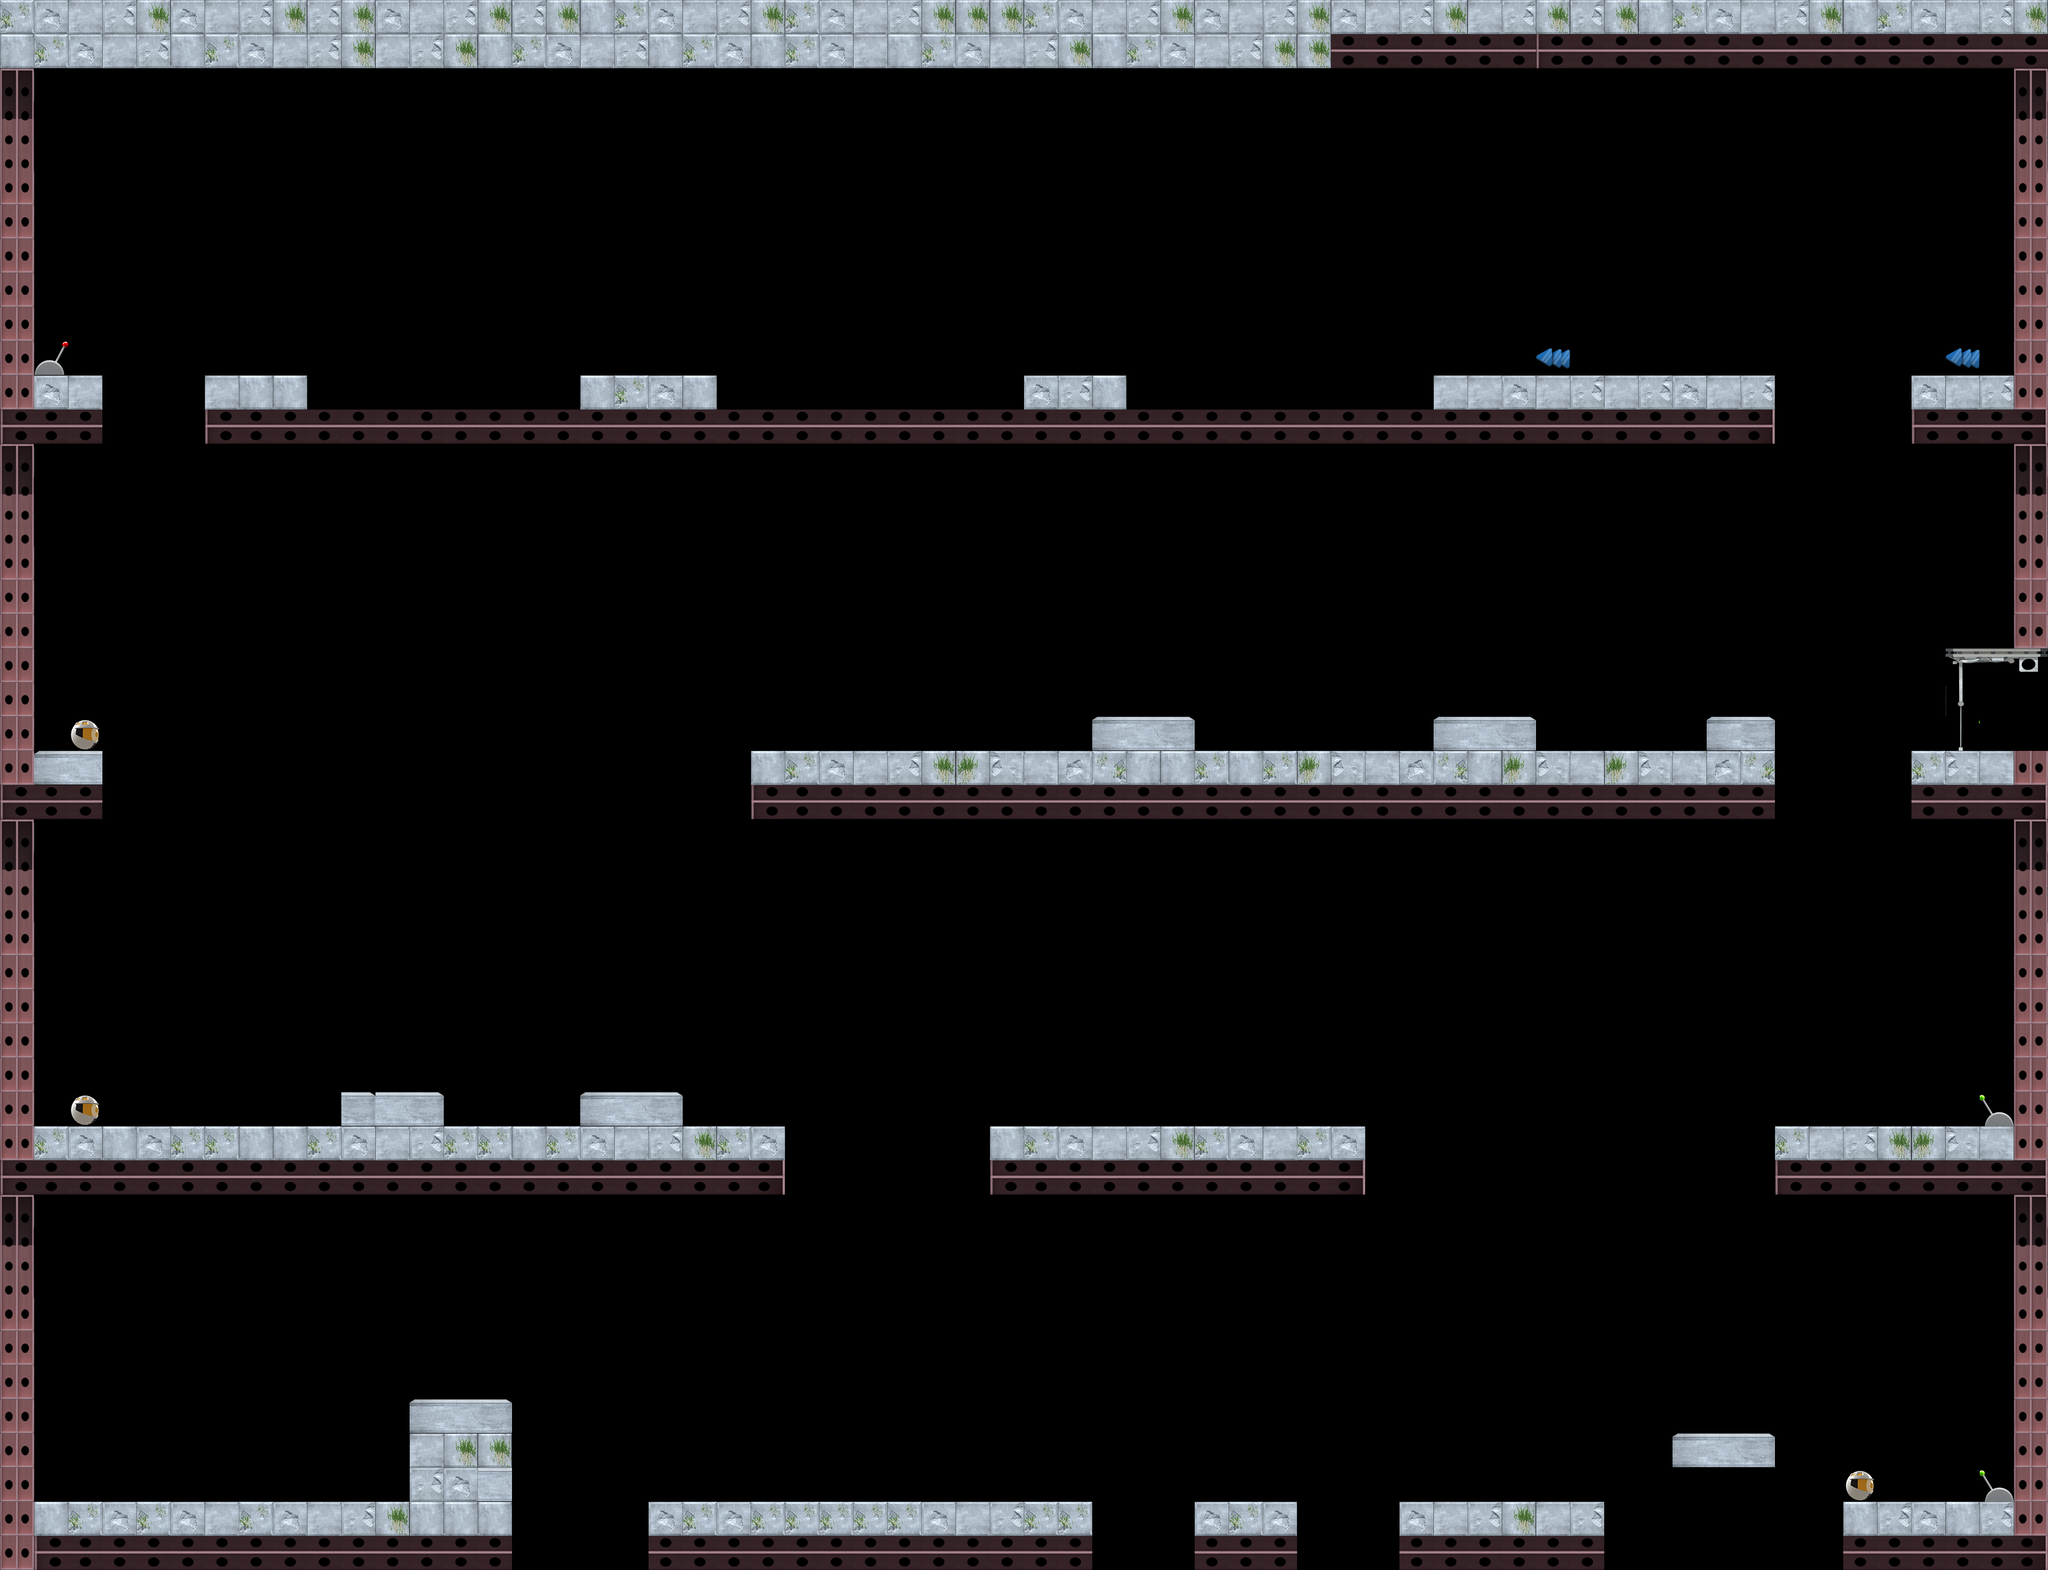

A 2D game scene composited from a Tiled map and its tileset images. What follows is a short description and the map's XML, with each tile layer's data collapsed to a summary:
An orthogonal 60x46 tile map with 64x64 px tiles, 6 tile layers (Arquitectura, Puerta, Recolectables, AparecerPlataforma, ...).

<map version="1.0" orientation="orthogonal" renderorder="left-down" width="60" height="46" tilewidth="64" tileheight="64" nextobjectid="1">
 <tileset firstgid="1" name="Tilesv3" tilewidth="64" tileheight="64" tilecount="50" columns="10">
  <image source="Tilesv3.png" trans="ff00ff" width="640" height="320" />
  <tile id="0">
   <properties>
    <property name="body" value="piso" />
   </properties>
  </tile>
  <tile id="1">
   <properties>
    <property name="body" value="piso" />
   </properties>
  </tile>
  <tile id="2">
   <properties>
    <property name="body" value="piso" />
   </properties>
  </tile>
  <tile id="3">
   <properties>
    <property name="body" value="piso" />
   </properties>
  </tile>
  <tile id="4">
   <properties>
    <property name="body" value="piso" />
   </properties>
  </tile>
  <tile id="5">
   <properties>
    <property name="body" value="piso" />
   </properties>
  </tile>
  <tile id="7">
   <properties>
    <property name="tipo" value="puerta" />
   </properties>
  </tile>
  <tile id="8">
   <properties>
    <property name="tipo" value="puerta" />
   </properties>
  </tile>
  <tile id="9">
   <properties>
    <property name="tipo" value="puerta" />
   </properties>
  </tile>
  <tile id="10">
   <properties>
    <property name="body" value="columna" />
   </properties>
  </tile>
  <tile id="11">
   <properties>
    <property name="body" value="columna" />
   </properties>
  </tile>
  <tile id="12">
   <properties>
    <property name="body" value="columna" />
   </properties>
  </tile>
  <tile id="13">
   <properties>
    <property name="body" value="columna" />
   </properties>
  </tile>
  <tile id="14">
   <properties>
    <property name="body" value="piso" />
   </properties>
  </tile>
  <tile id="15">
   <properties>
    <property name="body" value="piso" />
   </properties>
  </tile>
  <tile id="16">
   <properties>
    <property name="body" value="piso" />
   </properties>
  </tile>
  <tile id="17">
   <properties>
    <property name="tipo" value="puerta" />
   </properties>
  </tile>
  <tile id="18">
   <properties>
    <property name="tipo" value="correr" />
   </properties>
  </tile>
  <tile id="19">
   <properties>
    <property name="tipo" value="miniVi" />
   </properties>
  </tile>
  <tile id="20">
   <properties>
    <property name="body" value="columna" />
   </properties>
  </tile>
  <tile id="21">
   <properties>
    <property name="body" value="columna" />
   </properties>
  </tile>
  <tile id="22">
   <properties>
    <property name="body" value="columna" />
   </properties>
  </tile>
  <tile id="23">
   <properties>
    <property name="body" value="columna" />
   </properties>
  </tile>
  <tile id="24">
   <properties>
    <property name="body" value="techo" />
   </properties>
  </tile>
  <tile id="25">
   <properties>
    <property name="body" value="techo" />
   </properties>
  </tile>
  <tile id="26">
   <properties>
    <property name="body" value="techo" />
   </properties>
  </tile>
  <tile id="27">
   <properties>
    <property name="tipo" value="puerta" />
   </properties>
  </tile>
  <tile id="28">
   <properties>
    <property name="tipo" value="palanca" />
   </properties>
  </tile>
  <tile id="29">
   <properties>
    <property name="tipo" value="palanca" />
   </properties>
  </tile>
  <tile id="30">
   <properties>
    <property name="body" value="columna" />
   </properties>
  </tile>
  <tile id="31">
   <properties>
    <property name="body" value="columna" />
   </properties>
  </tile>
  <tile id="32">
   <properties>
    <property name="body" value="columna" />
   </properties>
  </tile>
  <tile id="33">
   <properties>
    <property name="body" value="columna" />
   </properties>
  </tile>
  <tile id="40">
   <properties>
    <property name="body" value="columna" />
   </properties>
  </tile>
  <tile id="41">
   <properties>
    <property name="body" value="columna" />
   </properties>
  </tile>
  <tile id="42">
   <properties>
    <property name="body" value="columna" />
   </properties>
  </tile>
  <tile id="43">
   <properties>
    <property name="body" value="columna" />
   </properties>
  </tile>
 </tileset>
 <layer name="Arquitectura" width="60" height="46">
  <data>[2760 cells, 542 non-empty, 19 distinct tile ids]</data>
 </layer>
 <layer name="Puerta" width="60" height="46">
  <data>[2760 cells, 5 non-empty, 5 distinct tile ids]</data>
 </layer>
 <layer name="Recolectables" width="60" height="46">
  <data>[2760 cells, 5 non-empty, 2 distinct tile ids]</data>
 </layer>
 <layer name="AparecerPlataforma" width="60" height="46">
  <data>[2760 cells, 1 non-empty, 1 distinct tile ids]</data>
 </layer>
 <layer name="AbrirPuerta" width="60" height="46">
  <data>[2760 cells, 1 non-empty, 1 distinct tile ids]</data>
 </layer>
 <layer name="AparecerIman" width="60" height="46">
  <data>[2760 cells, 1 non-empty, 1 distinct tile ids]</data>
 </layer>
</map>